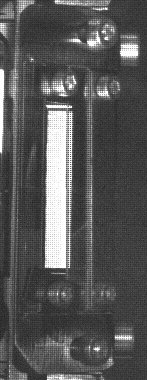
#> input picture IXS/slitHFM.jpg, 147 x 380 px
$ python HFMProc.py   (older library calls are emulated)
#> lines starting #> are read from the running program, lines starting #| are printed output that depends on the picture; after the words box and inside, x2 and y2 are one past the last pixel; in counts of white or black regions, pixels touching at a corner belong together
### IXS/cvlib.py
"""
BNL NSLS-2 Computer Vision Module
Author: William Watson
Date: 2016-7-14

This Module contains numerous functions designed to
help in the data manipulation of images on the Beam-lines within NSLS-2.
It Uses the numpy and cv2 libraries to construct a simple module to
make image processing and computer vision easier, faster, and more compact.
"""

# DEPENDENCIES
import cv2
import numpy as np
import sys
import time
from matplotlib import pyplot as plt
import matplotlib
from epics import caget, caput


# VERSION
__version__ = "0.5.4.1"
__opencv__ = cv2.__version__
__npversion__ = np.version.version
__sysver__ = sys.version
__matplotlibver__ = matplotlib.__version__


# GLOBAL VARS
colorMap_flag = {"autumn":0, "bone":1, "jet":2, "winter":3, "rainbow":4, "ocean":5, "summer":6, "spring":7, "cool":8, "hsv":9, "pink":10, "hot":11}
border_flag = {"constant":0, "reflect":2, "reflect101":4, "replicate":1, "default":4, "wrap":3}
EPICSTYPE = {1 : np.uint16 , 0 : np.uint8, 2:np.uint32, 3: np.uint64}
EPICSCOLOR = {0: "gray", 1: "bayer", 2: "RBG1"}

#######################################################################################

# EXPERIMENTAL SECTION - ALL NEW METHODS GO HERE FIRST FOR TESTING
#FIX FIX FIX

# METHODS KNOWN TO BE BROKEN / Need Further Looking!!!!!!!!!


# [976 lines left out: functions backgroundSubtract, enhance, watershed, drawHarrisSubPixel, depthImg, sharpen and 46 more, not called in this run]


def grayscale(img):
        """
        Returns a grayscale version of img

        Params:
	* img - image

        Returns:
	* Grayscale image
        """
	if img is None:
		print "Img is None"
		sys.exit()
	if len(img.shape) > 2:
		return cv2.cvtColor(img, cv2.COLOR_BGR2GRAY)
	else:
		return img


# [151 lines left out: functions cvtColor, applyColorMap, applyJET, applyHSV, getColorMapFlags, bgr2hsv and 3 more, not called in this run]


def display(img, name="IMAGE", wait=0):
        """
        Displays an Image onto the screen and waits for user to close

        Params:
	* img - image to display
        * name - OPTIONAL - string name of window, def is IMAGE
        * wait - OPTIONAL - time in ms for screen to wait, def:0 - INDEFINITE
        """
	cv2.namedWindow(name, cv2.WINDOW_NORMAL)
	cv2.imshow(name, img)
	cv2.waitKey(wait) & 0xFF
	cv2.destroyAllWindows()


# [751 lines left out: functions centroid, centroidFloat, plotCentroid, sort, sortList, findContours and 43 more, not called in this run]


def load(filename, flag=None):
        """
        Loads an image from a file name and returns it in color mode (default).
        Safety check if img fails to load.

        Params:
	* filename - filename of image
	* flag - OPTIONAL - open mode: 1 = COLOR, 0 = GRAYSCALE, -1 = UNCHANGED

        Returns:
        * Loaded Img if sucessful
        """
#> called with filename = 'slitHFM.jpg'
	if flag is None:
		img = cv2.imread(filename)
#> img is the input picture: shape (380, 147, 3); min 23, max 255, mean 86.6
#> call 2 of load, with filename = 'HFM0.jpg'
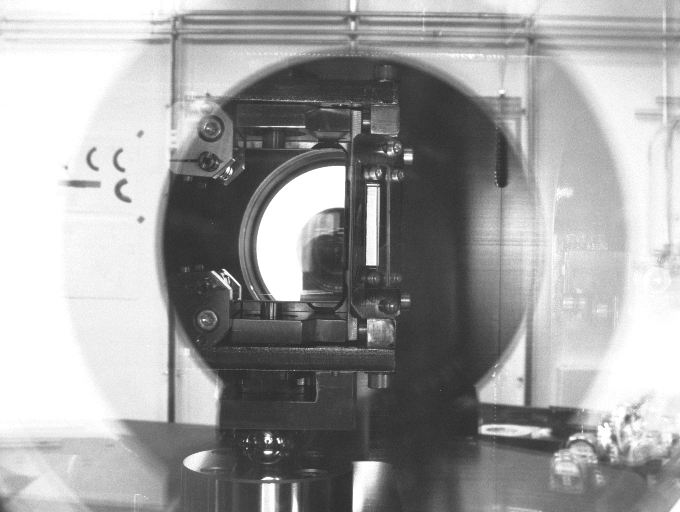
#> input picture IXS/HFM0.jpg, 1360 x 1024 px (shown at 1/2 size)
#> in load, img is the input picture: shape (1024, 1360, 3); min 25, max 255, mean 159.9
	elif flag is 1 or flag is 0 or flag is -1:
		img = cv2.imread(filename, flag)
	else:
		print "ERROR: Load: Incorrect flag parameter: " + str(flag) + "\n"
		sys.exit()
	if img is None:
		print "ERROR: Load: Image not found/supported at: " + str(filename) + "\n"
		sys.exit()
	else:
		return img


# [112 lines left out: functions fetchImg, epicscaget, epicscaput, epicscainfo, getColorFlag, backProjection, not called in this run]


def templateMatchSingle(img, template):
        """
        Template Matching - Single Object, will find the points to draw a rectangle over given template

        Params:
	* img - image
	* template - template image to match

        Returns:
	* (top left, bottom right) - points of a rectangle
        """
	img = grayscale(img)
	template = grayscale(template)
	w, h = template.shape[::-1]
#> w = 147; h = 380
	res = cv2.matchTemplate(img, template, cv2.TM_CCOEFF)
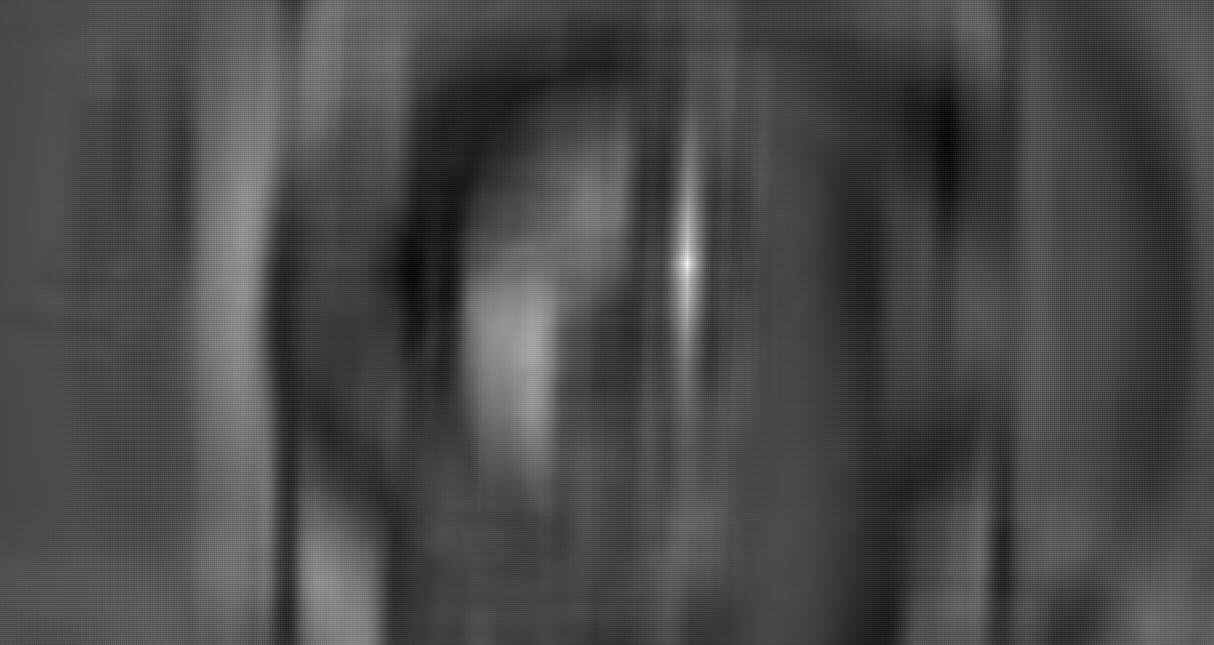
#> res: shape (645, 1214) float32; min -60285504, max 153486768, mean 1361965.1; drawn with min black and max white
	min_val, max_val, min_loc, max_loc = cv2.minMaxLoc(res)
#> min_val = -60285504; max_val = 153486768; min_loc = (948, 142); max_loc = (687, 263)
	top_left = max_loc
#> top_left = (687, 263)
	bottom_right = (top_left[0] + w, top_left[1] + h)
#> bottom_right = (834, 643)
	return top_left, bottom_right


def drawMatch(img, template, color=(255,255,0), thickness=2):
        """
        Draws a rectangle over a matching pattern in img from template

        Params:
	* img - image
	* template - pattern to search for
	* color - OPTIONAL - color; def: (255,255,0)
	* thickness - OPTIONAL - thickness of rectangle; def: 2

        Returns:
	* img with rectangle over object
        """
	tmp = img.copy()
	tl, br = templateMatchSingle(tmp, template)
#> tl = (687, 263); br = (834, 643)
	cv2.rectangle(tmp, tl, br, color, thickness)
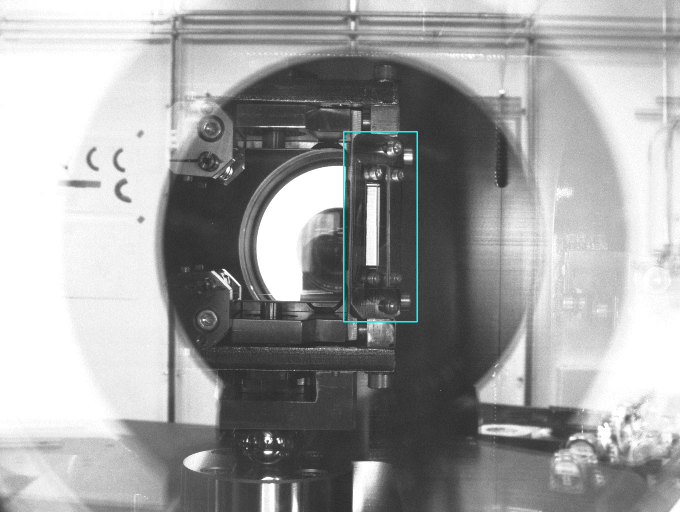
#> tmp: shape (1024, 1360, 3) (shown at 1/2 size); 0.23% of pixels changed, all inside (x1, y1, x2, y2) = (686, 262, 836, 645)
	return tmp


# [1152 lines left out: functions save, getSupportedFileFormats, saveImgs, templateMatchMulti, drawMatchMulti, resize and 52 more, not called in this run]

# End of File

### IXS/HFMProc.py
import cvlib

slit = cvlib.load("slitHFM.jpg")
img = cvlib.load("HFM0.jpg") #change to fetch
img = cvlib.drawMatch(img, slit) # SHould probably retriueve info on pos
pts = cvlib.templateMatchSingle(img, slit)
#> pts = ((687, 263), (834, 643))
cvlib.display(img)
